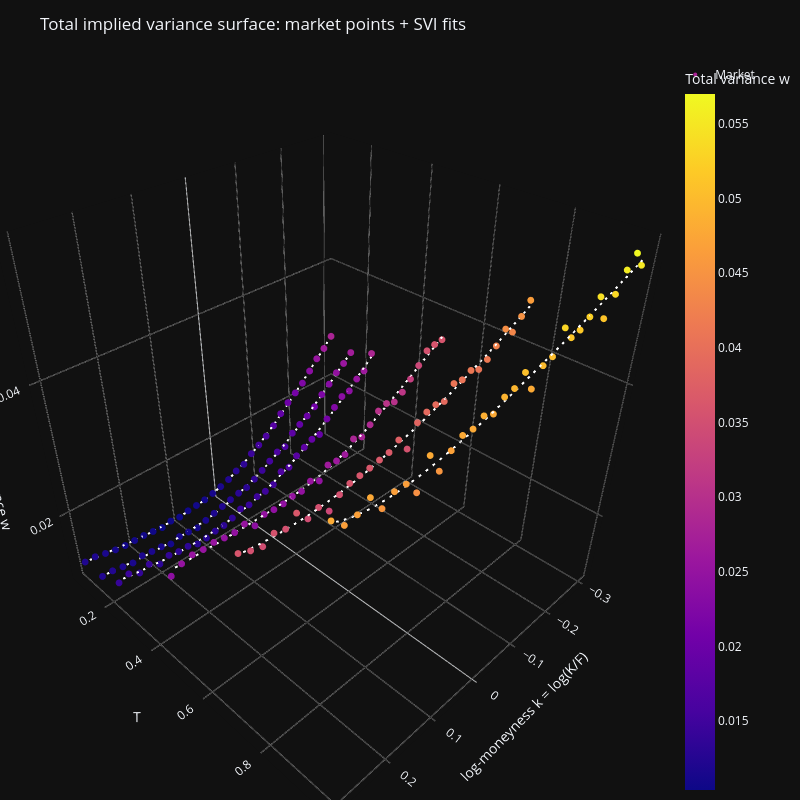

Notebook source saved alongside this figure:
### Code cell
import plotly.graph_objects as go

fig = go.Figure()

fig.add_trace(
    go.Scatter3d(
        x=df["log_moneyness"],
        y=df["T"],
        z=df["w"],
        mode="markers",
        name="Market",
        marker=dict(
            size=4,
            color=df["w"],
            colorscale="Plasma",
            colorbar=dict(title="Total variance w")))
            
            )

for T, (lm_grid, w_fit) in w_fit_by_t.items():
    fig.add_trace(
        go.Scatter3d(
            x=lm_grid,
            y=np.full_like(lm_grid, T),
            z=w_fit,
            mode="lines",
            name=f"SVI fit T={T:.2f}",
            line=dict(
                color="rgba(255,255,255,0.55)",
                width=4,
                dash="dash"
            ),
            showlegend=False))
fig.update_layout(
    template="plotly_dark",
    title="Total implied variance surface: market points + SVI fits",
    width=800,
    height=800,
    scene=dict(
        xaxis_title="log-moneyness k = log(K/F)",
        yaxis_title="T",
        zaxis_title="Total implied variance w",
        xaxis=dict(showgrid=True, gridcolor="rgba(255,255,255,0.12)"),
        yaxis=dict(showgrid=True, gridcolor="rgba(255,255,255,0.12)"),
        zaxis=dict(showgrid=True, gridcolor="rgba(255,255,255,0.12)"),
    ),
    margin=dict(l=0, r=0, t=60, b=0),
)
fig.write_html("interactive_plots/svi_fit.html")
fig.show()

### Figure 1 — Plotly figure (JSON) as saved in the notebook; plotly's stock layout.template omitted (floating-point values rounded to 4 significant figures; data arrays with more than 128 entries replaced by an {"elided": "..."} marker saying what was removed)
{"data": [{"marker": {"color": {"elided": "186 float values"}, "colorbar": {"title": {"text": "Total variance w"}}, "colorscale": [[0, "#0d0887"], [0.1111, "#46039f"], [0.2222, "#7201a8"], [0.3333, "#9c179e"], [0.4444, "#bd3786"], [0.5556, "#d8576b"], [0.6667, "#ed7953"], [0.7778, "#fb9f3a"], [0.8889, "#fdca26"], [1, "#f0f921"]], "size": 4}, "mode": "markers", "name": "Market", "type": "scatter3d", "x": {"elided": "186 float values"}, "y": {"elided": "186 float values"}, "z": {"elided": "186 float values"}}, {"line": {"color": "rgba(255,255,255,0.55)", "dash": "dash", "width": 4}, "mode": "lines", "name": "SVI fit T=0.08", "showlegend": false, "type": "scatter3d", "x": {"elided": "200 float values"}, "y": {"elided": "200 float values"}, "z": {"elided": "200 float values"}}, {"line": {"color": "rgba(255,255,255,0.55)", "dash": "dash", "width": 4}, "mode": "lines", "name": "SVI fit T=0.16", "showlegend": false, "type": "scatter3d", "x": {"elided": "200 float values"}, "y": {"elided": "200 float values"}, "z": {"elided": "200 float values"}}, {"line": {"color": "rgba(255,255,255,0.55)", "dash": "dash", "width": 4}, "mode": "lines", "name": "SVI fit T=0.25", "showlegend": false, "type": "scatter3d", "x": {"elided": "200 float values"}, "y": {"elided": "200 float values"}, "z": {"elided": "200 float values"}}, {"line": {"color": "rgba(255,255,255,0.55)", "dash": "dash", "width": 4}, "mode": "lines", "name": "SVI fit T=0.49", "showlegend": false, "type": "scatter3d", "x": {"elided": "200 float values"}, "y": {"elided": "200 float values"}, "z": {"elided": "200 float values"}}, {"line": {"color": "rgba(255,255,255,0.55)", "dash": "dash", "width": 4}, "mode": "lines", "name": "SVI fit T=0.74", "showlegend": false, "type": "scatter3d", "x": {"elided": "200 float values"}, "y": {"elided": "200 float values"}, "z": {"elided": "200 float values"}}, {"line": {"color": "rgba(255,255,255,0.55)", "dash": "dash", "width": 4}, "mode": "lines", "name": "SVI fit T=0.99", "showlegend": false, "type": "scatter3d", "x": {"elided": "200 float values"}, "y": {"elided": "200 float values"}, "z": {"elided": "200 float values"}}], "layout": {"height": 800, "margin": {"b": 0, "l": 0, "r": 0, "t": 60}, "scene": {"xaxis": {"gridcolor": "rgba(255,255,255,0.12)", "showgrid": true, "title": {"text": "log-moneyness k = log(K/F)"}}, "yaxis": {"gridcolor": "rgba(255,255,255,0.12)", "showgrid": true, "title": {"text": "T"}}, "zaxis": {"gridcolor": "rgba(255,255,255,0.12)", "showgrid": true, "title": {"text": "Total implied variance w"}}}, "title": {"text": "Total implied variance surface: market points + SVI fits"}, "width": 800}}
